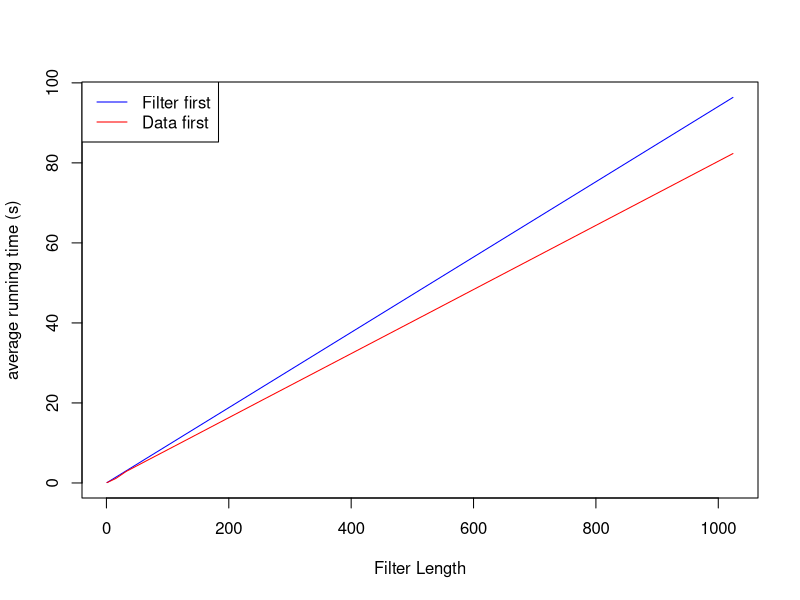
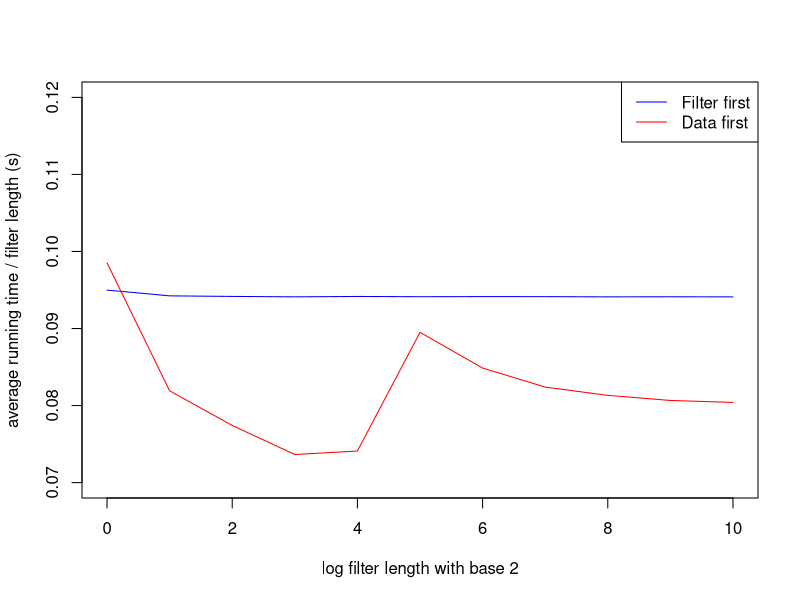
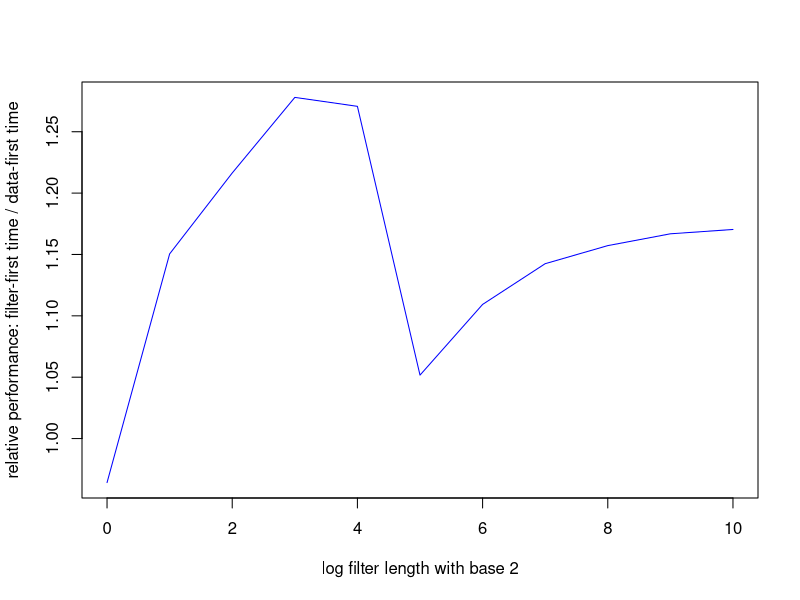
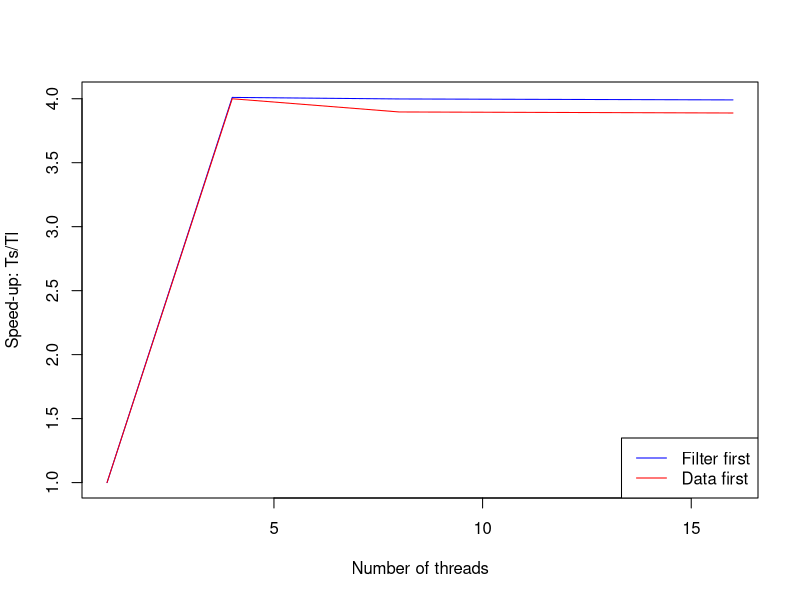
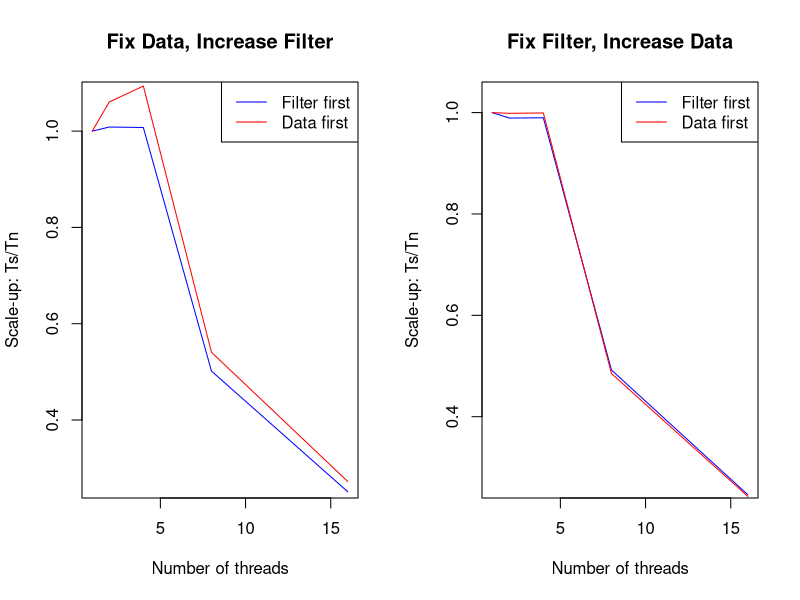
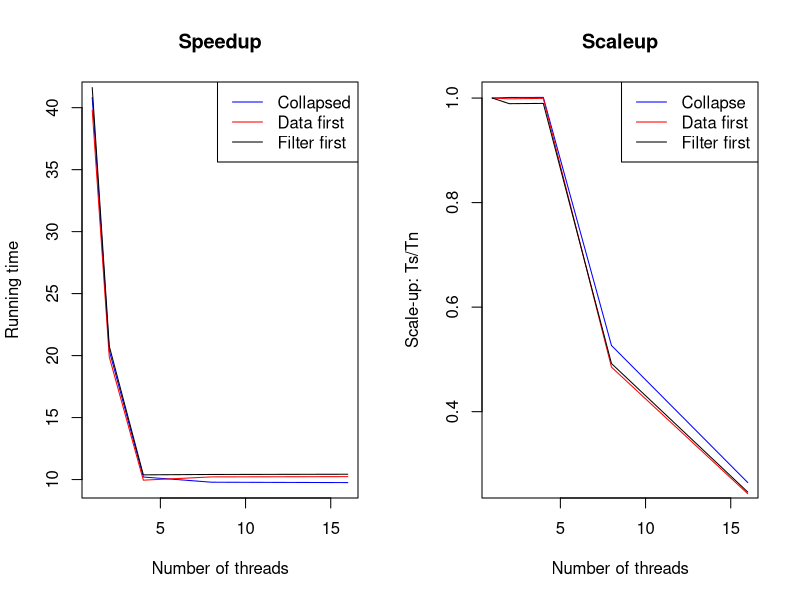

The R source for these figures, in order:
## ---- chunk 1
setwd("~/Google Drive/PhD coursework/Course Materials/Parallel Programming/project1/output")
serial = read.table("q1.serial.txt",header=TRUE,sep=",")
runtime = serial$Seconds + serial$Microseconds/1000000
serial = cbind(serial,runtime)
filter.serial = serial[as.character(serial$OuterLoop)==" Filter",5:6]
data.serial = serial[as.character(serial$OuterLoop)==" Data",5:6]
avg.time.filter = c(); filter.len = c(); avg.time.data = c()
for (i in 1:11)
{
      avg.time.filter[i] = mean(filter.serial$runtime[((i-1)*20+1) :(i*20)])
      avg.time.data[i] = mean(data.serial$runtime[((i-1)*20+1) :(i*20)])
      filter.len[i] = 2^(i-1)
}

plot(filter.len,avg.time.filter,type="l",col="blue",xlab="Filter Length",ylab="average running time (s)")
lines(filter.len,avg.time.data,type="l",col="red")
legend("topleft",legend=c("Filter first","Data first"),col=c("blue","red"),lty=1)
## ---- chunk 2
plot(log2(filter.len),avg.time.filter/filter.len,type="l",col="blue",
     xlab="log filter length with base 2",ylab="average running time / filter length (s)",
     ylim=c(0.07,0.12))
lines(log2(filter.len),avg.time.data/filter.len,type="l",col="red")
legend("topright",legend=c("Filter first","Data first"),col=c("blue","red"),lty=1)
## ---- chunk 3
plot(log2(filter.len),avg.time.filter/avg.time.data,type = "l", col = "blue",
     xlab="log filter length with base 2",ylab="relative performance: filter-first time / data-first time")
## ---- chunk 4
speedup = read.table("q2.speedup.txt",header=TRUE,sep=",")
runtime = speedup$Seconds + speedup$Microseconds/1000000
speedup = cbind(speedup,runtime)
filter.speedup = speedup[as.character(speedup$OuterLoop)==" Filter",7:8]
data.speedup= speedup[as.character(speedup$OuterLoop)==" Data",7:8]
plot(filter.speedup$Threads, filter.speedup$runtime[1]/filter.speedup$runtime, type="l", col="blue",
     xlab="Number of threads",ylab="Speed-up: Ts/Tl")
lines(data.speedup$Threads, data.speedup$runtime[1]/data.speedup$runtime, col="red")
legend("bottomright",legend=c("Filter first","Data first"),col=c("blue","red"),lty=1)
## ---- chunk 5
scaleup = read.table("q2.scaleup.txt",header=TRUE,sep=",")
runtime = scaleup$Seconds + scaleup$Microseconds/1000000
scaleup = cbind(scaleup,runtime)
filter.scaleup = scaleup[as.character(scaleup$OuterLoop)==" Filter",7:8]
data.scaleup= scaleup[as.character(scaleup$OuterLoop)==" Data",7:8]
layout(matrix(1:2,nrow=1))
plot(filter.scaleup$Threads[1:5], filter.scaleup$runtime[1]/filter.scaleup$runtime[1:5], type="l", col="blue",
     xlab="Number of threads",ylab="Scale-up: Ts/Tn",ylim=c(0.27,1.07), 
     main="Fix Data, Increase Filter")
lines(data.scaleup$Threads[1:5], data.scaleup$runtime[1]/data.scaleup$runtime[1:5], col="red")
legend("topright",legend=c("Filter first","Data first"),col=c("blue","red"),lty=1)
plot(filter.scaleup$Threads[6:10], filter.scaleup$runtime[6]/filter.scaleup$runtime[6:10], type="l", col="blue",
     xlab="Number of threads",ylab="Scale-up: Ts/Tn", ylim=c(0.27,1.03),
     main="Fix Filter, Increase Data")
lines(data.scaleup$Threads[6:10], data.scaleup$runtime[6]/data.scaleup$runtime[6:10], col="red")
legend("topright",legend=c("Filter first","Data first"),col=c("blue","red"),lty=1)
layout(matrix(1,nrow=1))
## ---- chunk 6
op = read.table("q3.optim.txt",header=TRUE,sep=",")
runtime = op$Seconds + op$Microseconds/1000000
op = cbind(op,runtime)
layout(matrix(1:2,nrow=1))
plot(op$Threads[1:5], op$runtime[1:5], type="l", col="blue",
     xlab="Number of threads",ylab="Running time",
     main="Speedup")
lines(data.speedup$Threads[1:5], data.speedup$runtime[1:5], col="red")
lines(filter.speedup$Threads[1:5], filter.speedup$runtime[1:5], col="black")
legend("topright",legend=c("Collapsed","Data first","Filter first"),col=c("blue","red","black"),lty=1)
plot(op$Threads[6:10], op$runtime[6]/op$runtime[6:10], type="l", col="blue",
     xlab="Number of threads",ylab="Scale-up: Ts/Tn",
     main="Scaleup")
lines(data.scaleup$Threads[6:10], data.scaleup$runtime[6]/data.scaleup$runtime[6:10], col="red")
lines(filter.scaleup$Threads[6:10], filter.scaleup$runtime[6]/filter.scaleup$runtime[6:10], col="black")
legend("topright",legend=c("Collapse","Data first","Filter first"),col=c("blue","red","black"),lty=1)
layout(matrix(1,nrow=1))

